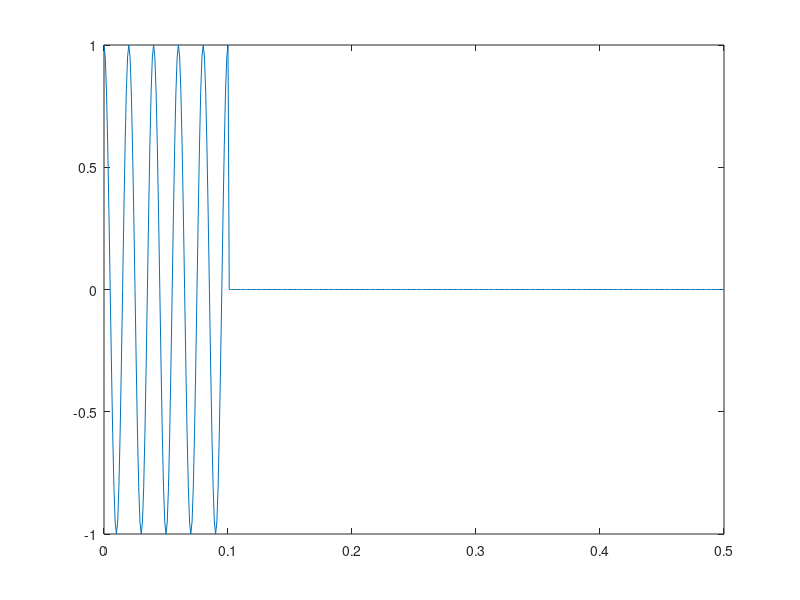
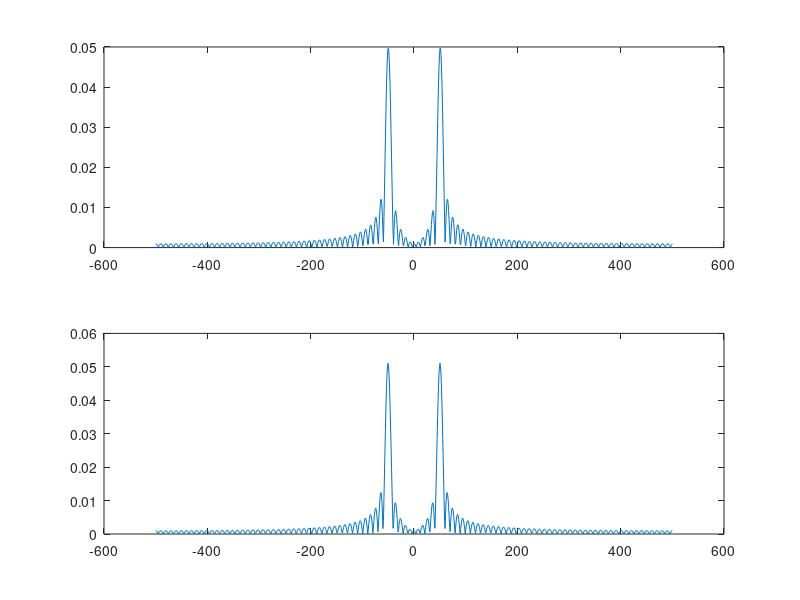
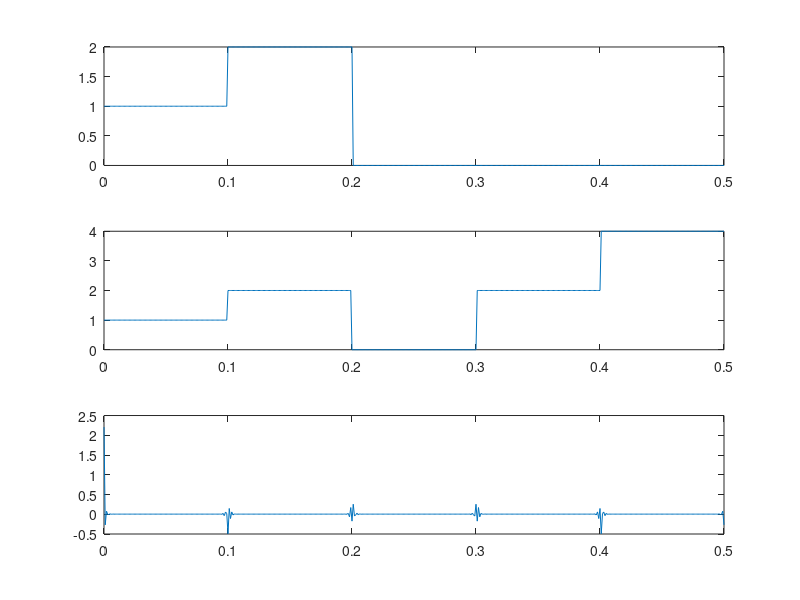
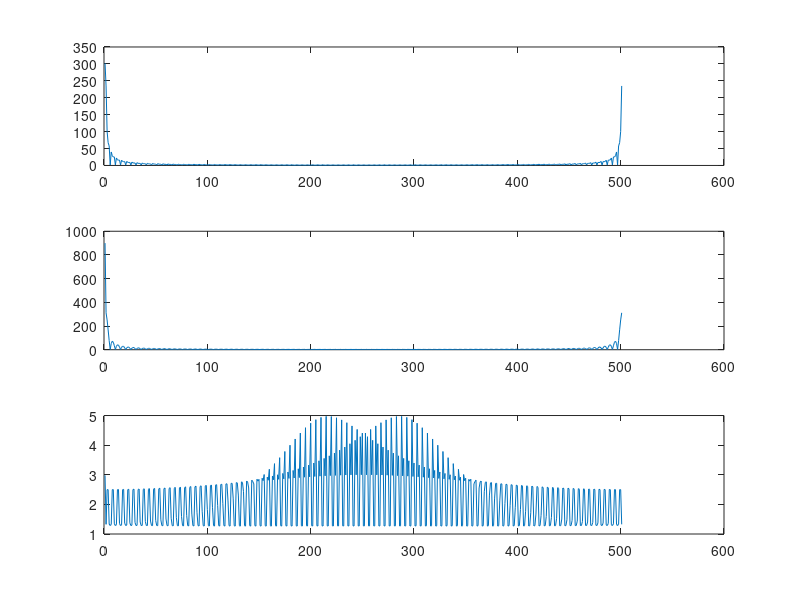

MATLAB code to generate these figures, in order:
close all;
clc;
clearvars;
%%
Fc = 50;
Fs = 1000;
t = 0:1/Fs:0.5;

x1 = cos(2*pi*Fc.*t).*(t>=0 & t<=0.1); 

N = 1024;
Fvector = linspace(-Fs/2, Fs/2, N);

X1 = zeros(1,N);

for f=1:N
    for i=1:length(t)
        X1(f) = X1(f) + (x1(i)*exp(-1i*2*pi*Fvector(f)*t(i)))*(1/1000);
    end
end


FT_check = fftshift(fft(x1,N));

figure;
plot(t,x1)


figure;
subplot(211)
plot(Fvector,abs(FT_check)/N);
subplot(212)
plot(Fvector,abs(X1));

%%
figure;

%– Obtain time vector t = 0 : Ts : d where d = 0.5s and Ts = 0.001s.
Ts = 0.001;
d = 0.5;
t = 0:Ts:d;
N = length(t);

x2 = (t<0.1 & t>=0)*1 +(t<=0.2 & t>=0.1)*2 ;
y = (t<0.1 & t>=0)*1 + (t<0.2 & t>=0.1)*2 + (t>0.3 & t<=0.4)*2 + (t>0.4 & t<=0.5)*4 ;

X2 = fft(x2,N);
Y = fft(y,N);
H = abs(Y)./abs(X2);

h = ifft(H,N);

subplot(311)
plot(t,x2)
subplot(312)
plot(t,y)
subplot(313)
plot(t,h);

figure;
subplot(311)
plot(abs(X2))
subplot(312)
plot(abs(Y))
subplot(313)
plot(abs(H));